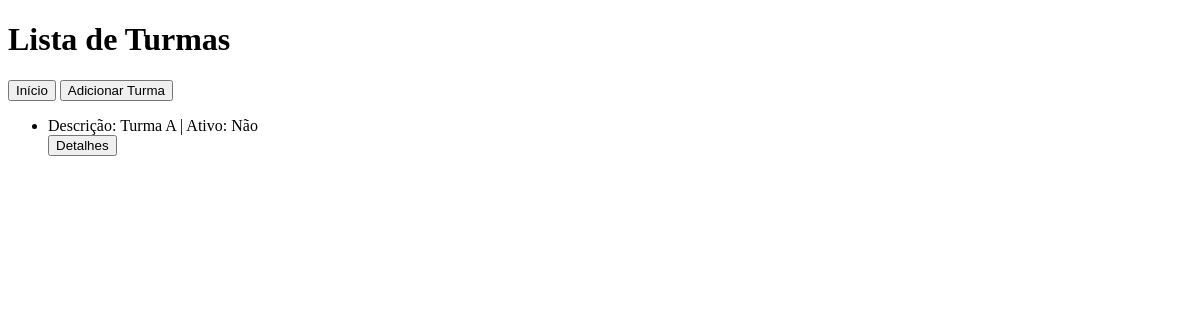
Page /turmas on the earlier database version.
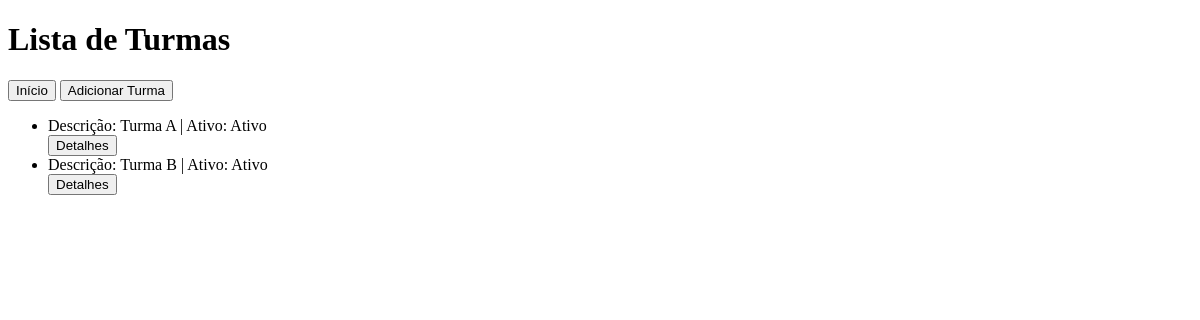
Same page on the later database version.
### turma/dbTurma.py (models this page shows, shortened)
class Turma(db.Model):
    id = db.Column(db.Integer, primary_key=True)
    descricao = db.Column(db.String(100))
    professor = db.Column(db.Integer)
    ativo = db.Column(db.String(100))
    def to_dict(self):
        return {'id': self.id, 'descricao': self.descricao, 'professor': self.professor, 'ativo': self.ativo}

### turma/controller.py (the view)
@turma_blueprint.route('/turmas', methods=['GET'])
def getTurma():
    turmas= getListTurma()
    return render_template('turmas.html', turmas=turmas)

### turma/model.py (called while the page is built)
def getListTurma():
    turmas = Turma.query.all()
    return [turma.to_dict() for turma in turmas]

### templates/turmas.html (shortened to what this page needs)
<!DOCTYPE html>
<html lang="pt-BR">
<head>
</head>
<body>
  <h1>Lista de Turmas</h1>
  <a href="{{url_for('turmas.getIndex')}}"><button>Início</button></a>
  <a href="{{url_for('turmas.adicionarTurmaPage')}}"><button>Adicionar Turma</button></a>
  <ul>
    {% for turma in turmas %}
    <li>
    Descrição: {{ turma.descricao }} | Ativo: {{ turma.ativo }}
    </li>
    <a href="{{url_for('turmas.buscarTurma', idTurma=turma.id)}}"><button>Detalhes</button></a>
    {% endfor %}
  </ul>
</body>
</html>

Differences in the rows shown:
changed Turma "Turma A": ativo "Não" → "Ativo"
added Turma: descricao "Turma B", ativo "Ativo"
